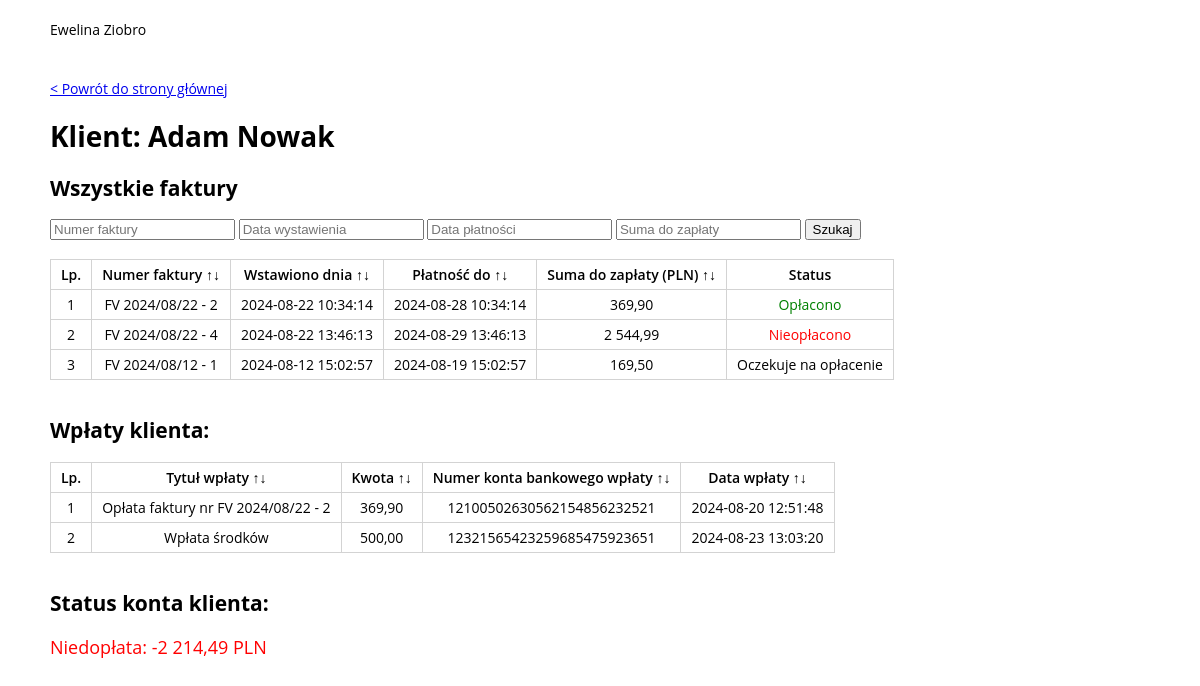
The app's page /index.php?customerId=2 with its own data.
### tables this page shows
CREATE TABLE `customers` (
  `id` int(11) NOT NULL,
  `name` varchar(255) NOT NULL,
  `bank_account_number` varchar(32) NOT NULL,
  `NIP` varchar(11) NOT NULL
);

CREATE TABLE `payments` (
  `id` int(11) NOT NULL,
  `customer_id` int(11) NOT NULL,
  `invoice_id` int(11) NOT NULL,
  `payment_title` varchar(255) NOT NULL,
  `amount` float NOT NULL,
  `payment_date` datetime NOT NULL,
  `bank_number_for_payment` varchar(32) NOT NULL
);

CREATE TABLE `invoices` (
  `id` int(11) NOT NULL,
  `customer_id` int(11) NOT NULL,
  `number` varchar(255) NOT NULL,
  `date` datetime NOT NULL,
  `due_date` datetime NOT NULL,
  `gross_total` float NOT NULL
);

### index.php (called while the page is built, shortened)
<?php
global $gateway;
$url = $_SERVER['REQUEST_URI'] ?? '/';
$customerId = $_GET['customerId'] ?? null;
$sortInvoicesBy = $_GET['sortInvoicesBy'] ?? null;
$invoicesOrder = $_GET['invoicesOrder'] ?? null;
$sortPaymentsBy = $_GET['sortP'] ?? null;
$paymentsOrder = $_GET['pOrder'] ?? null;
$iFilters = [
    'iNumber' => $_GET['iNumber'] ?? null,
    'iDate' => $_GET['iDate'] ?? null,
    'iDueDate' => $_GET['iDueDate'] ?? null,
    'iGrossTotal' => $_GET['iGrossTotal'] ?? null,
];
$controller = new Controller($gateway, $url, $customerId, $sortInvoicesBy, $invoicesOrder, $sortPaymentsBy, $paymentsOrder, $iFilters);

### src/RecordsGateway.php (called while the page is built)
<?php
class RecordsGateway{
    private PDO $conn;
    public function __construct(Database $database){
        $this->conn = $database->getConnection();
    }
    public function getRecords(string $sql, ?array $parameters): array | false {
        $stmt = $this->conn->prepare($sql);
        if(isset($parameters)){
            foreach ($parameters AS $key => $value ){
                if(ctype_digit($value)){
                    $stmt->bindValue(":$key",$value, PDO::PARAM_INT);
                } else {
                    $value_ = htmlentities($value, ENT_QUOTES, 'UTF-8');
                    $stmt->bindValue(":$key",$value_, PDO::PARAM_STR);
                }
            }
        }
        $stmt->execute();
        $data = $stmt->fetchAll(PDO::FETCH_ASSOC);
        return $data;
    }
}

### src/Database.php (called while the page is built, shortened)
<?php
class Database
{
    public function getConnection(): PDO{
        $dsn = "mysql:host={$this->host};dbname={$this->name};charset={$this->charset}";
        return new PDO($dsn, $this->user, $this->password, [
            PDO::ATTR_EMULATE_PREPARES => false,
            PDO::ATTR_STRINGIFY_FETCHES => false
        ]);
    }
}

### src/Query.php (called while the page is built, shortened)
<?php
class Query{
    public function __construct(private RecordsGateway $gateway, $sql, ?array $parameters){
        if(!isset($sql)) {
            exit();
        } else {
            $this->results = $this->gateway->getRecords($sql, $parameters);
        }
    }
}

### src/CustomerReport.php (called while the page is built, shortened)
<?php
class CustomerReport
{
    public function getCustomer($customerId){
        $query = new Query($this->gateway, 'SELECT * FROM customers WHERE id=:id', ['id' => $customerId]);
        return $query->results[0];
    }
    public function getSortInvoices($sortInvoicesBy, $invoicesOrder ){
        switch ($sortInvoicesBy) {
            default:
                $sort = '';
        }
        return $sort . (($invoicesOrder == 'ASC' || $invoicesOrder == 'DESC') ? " $invoicesOrder " : '');
    }
    public function getFiltersInvoice($iFilter){
        $whereClause = '';
        return $whereClause;
    }
    public function getInvoices($customerId, $sortInvoicesBy, $invoicesOrder, $iFilters){
        $sort = $this->getSortInvoices($sortInvoicesBy, $invoicesOrder);
        $whereClause = $this->getFiltersInvoice($iFilters);
        $query = new Query($this->gateway, "SELECT i.*, p.invoice_id FROM invoices AS i LEFT JOIN payments AS p ON i.id=p.invoice_id WHERE i.customer_id=:id $whereClause $sort", ['id' => $customerId]);
        return $query->results;
    }
    public function getSortPayments($sortPaymentsBy, $paymentsOrder ){
        switch ($sortPaymentsBy) {
            default:
                $sort = '';
        }
        return $sort . (($paymentsOrder == 'ASC' || $paymentsOrder == 'DESC') ? " $paymentsOrder " : '');
    }
    public function getPayments($customerId, $sortPaymentsBy, $paymentsOrder){
        $sort = $this->getSortPayments($sortPaymentsBy, $paymentsOrder);
        $query = new Query($this->gateway, "SELECT * FROM payments WHERE customer_id=:id $sort", ['id' => $customerId]);
        return $query->results;
    }
}

### templates/customer.php (the view, shortened to what this page needs)
<!DOCTYPE html>
<html lang="pl">
<head>
    <link rel="stylesheet" href="/assets/style.css" type="text/css">
</head>
<body>
    <header>
        <div class="header">
            Ewelina Ziobro
        </div>
    </header>
    <main>
        <a href="/">&lt; Powrót do strony głównej</a>
        <h1>Klient: <?= $customer['name'] ?></h1>
        <h2>Wszystkie faktury</h2>
        <form id="invoices-search-form" class="search-form" method="GET" onsubmit="filterInvoices();">
            <input type="text" name="number" placeholder="Numer faktury" value="<?= isset($_GET['iNumber']) ? $_GET['iNumber'] : '' ?>"/>
            <input type="text" name="date" placeholder="Data wystawienia" value="<?= isset($_GET['iDate']) ? $_GET['iDate'] : '' ?>" />
            <input type="text" name="due_date" placeholder="Data płatności" value="<?= isset($_GET['iDueDate']) ? $_GET['iDueDate'] : '' ?>" />
            <input type="text" name="gross_total" placeholder="Suma do zapłaty" value="<?= isset($_GET['iGrossTotal']) ? $_GET['iGrossTotal'] : '' ?>" />
            <input id="invoices-search-btn" type="submit" value="Szukaj" />
        </form>
        <?php if($invoices) : ?>
        <br/>
        <table class="invoices-table">
            <thead>
              <tr>
                  <td>Lp.</td>
                  <td class="pointer" onclick='sortInvBy("number")'>Numer faktury <span>&uarr;</span><span>&darr;</span></td>
                  <td class="pointer" onclick='sortInvBy("date")'>Wstawiono dnia <span>&uarr;</span><span>&darr;</span></td>
                  <td class="pointer" onclick='sortInvBy("due_date")'>Płatność do <span>&uarr;</span><span>&darr;</span></td>
                  <td class="pointer" onclick="sortInvBy('gross_total')">Suma do zapłaty (PLN) <span>&uarr;</span><span>&darr;</span></td>
                  <td>Status</td>
              </tr>
            </thead>
            <tbody>
            <?php
                $i=1;
                $invoices_gross_total = 0;
                foreach($invoices AS $invoice) :
            ?>
              <tr>
                  <td><?= $i ?></td>
                  <td><?= $invoice['number'] ?></td>
                  <td><?= $invoice['date'] ?></td>
                  <td><?= $invoice['due_date'] ?></td>
                  <td><?= number_format($invoice['gross_total'],2,',', ' ') ?></td>
                  <td><?php
                    if(isset($invoice['invoice_id'])) {
                        echo '<span class="payment-ok">Opłacono</span>';
                    } else {
                        if(strtotime($invoice['due_date']) > strtotime("now")){
                           echo '<span class="payment-error">Nieopłacono</span>';
                        } else {
                            echo '<span>Oczekuje na opłacenie</span>';
                        }
                    }
                  ?></td>
              </tr>
              <?php
                $i++;
                $invoices_gross_total +=$invoice['gross_total'];
                endforeach;
              ?>
            </tbody>
        </table>
        <?php else : ?>
        <p>Nie znaleziono faktur</p>
        <?php endif; ?>
        <br/>
        <h2>Wpłaty klienta:</h2>
        <?php if($payments) : ?>
        <table>
            <thead>
              <tr>
                  <td>Lp.</td>
                  <td class="pointer" onclick='sortPayBy("payment_title")'>Tytuł wpłaty <span>&uarr;</span><span>&darr;</span></td>
                  <td class="pointer" onclick='sortPayBy("amount")'>Kwota <span>&uarr;</span><span>&darr;</span></td>
                  <td class="pointer" onclick='sortPayBy("bank_number_for_payment")'>Numer konta bankowego wpłaty <span>&uarr;</span><span>&darr;</span></td>
                  <td class="pointer" onclick='sortPayBy("payment_date")'>Data wpłaty <span>&uarr;</span><span>&darr;</span></td>
              </tr>
            </thead>
            <tbody>
            <?php
                $i=1;
                $payments_total = 0;
                foreach($payments AS $payment) :
            ?>
              <tr>
                  <td><?= $i ?></td>
                  <td><?= $payment['payment_title'] ?></td>
                  <td><?= number_format($payment['amount'],2,',', ' ') ?></td>
                  <td><?= $payment['bank_number_for_payment'] ?></td>
                  <td><?= $payment['payment_date'] ?></td>
              </tr>
              <?php
                $i++;
                $payments_total += $payment['amount'];
                endforeach;
              ?>
            </tbody>
        </table>
        <?php else : ?>
        <p>Klient nie posiada wpłat.</p>
        <?php endif; ?>
        <br/>
        <h2>Status konta klienta: </h2>
        <div class="payment-status">
        <?php
            $sum = ($payments ? $payments_total : 0) - ($invoices ? $invoices_gross_total : 0);
            if($sum == 0) {
                echo '<span class="payment-ok">Opłacono wszystkie faktury</span>';
            } else if($sum > 0){
                echo '<span class="payment-ok">Nadpłata: ' . number_format($sum,2,',', ' ') . ' PLN</span>';
            } else {
                echo '<span class="payment-error">Niedopłata: ' . number_format($sum,2,',', ' ') . ' PLN</span>';
            }
        ?>
        </div>
    </main>
    <footer>
    </footer>
</body>

### assets/style.css (style rules this page uses)
html, body { text-size-adjust: none; -webkit-text-size-adjust: none; -moz-text-size-adjust: none; -ms-text-size-adjust: none; background-color: #fff; color: black; font-family: 'Open Sans', sans-serif; padding: 0px; margin: 0; word-break: break-word; scroll-behavior: smooth; font-size: 14px; }
table, td, tr { border:1px solid lightgray; border-collapse:collapse; text-align:center; }
thead { font-weight:600; }
td { padding:5px 10px; }
header, main, footer { padding:20px 50px; margin:auto; width:100%; box-sizing:border-box; }
.payment-status { font-size:18px; }
.payment-ok { color:green; }
.payment-error { color:red; }
.pointer { cursor:pointer; }

### records on screen
customers: name "Adam Nowak"
payments: invoice.number "FV 2024/08/22 - 2", invoice.date "2024-08-22 10:34:14", invoice.due_date "2024-08-28 10:34:14", invoice.gross_total "369,90", shows "Opłacono", payment_title "Opłata faktury nr FV 2024/08/22 - 2", amount "369,90", bank_number_for_payment "12100502630562154856232521", payment_date "2024-08-20 12:51:48"
invoices: number "FV 2024/08/22 - 4", date "2024-08-22 13:46:13", due_date "2024-08-29 13:46:13", gross_total "2 544,99", shows "Nieopłacono"
invoices: number "FV 2024/08/12 - 1", date "2024-08-12 15:02:57", due_date "2024-08-19 15:02:57", gross_total "169,50", shows "Oczekuje na opłacenie"
payments: payment_title "Wpłata środków", amount "500,00", bank_number_for_payment "12321565423259685475923651", payment_date "2024-08-23 13:03:20"

### other values on screen
$sum "-2 214,49"
